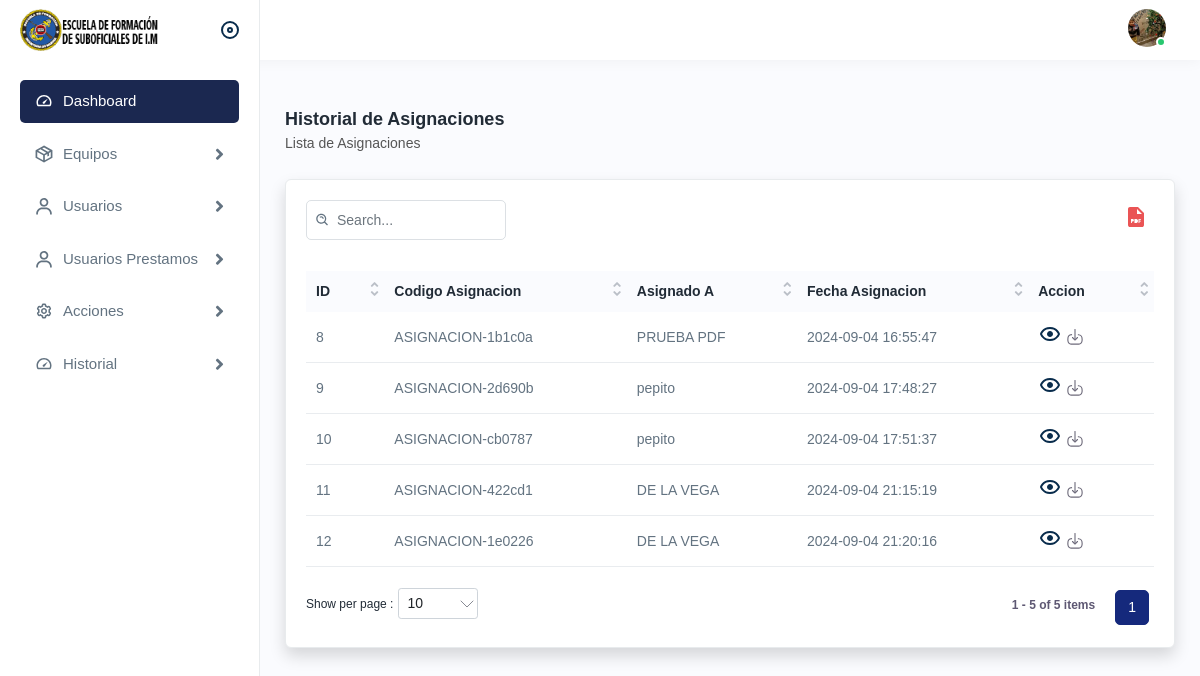
The page /historial_asignaciones.php (signed in) on the database as committed earlier.
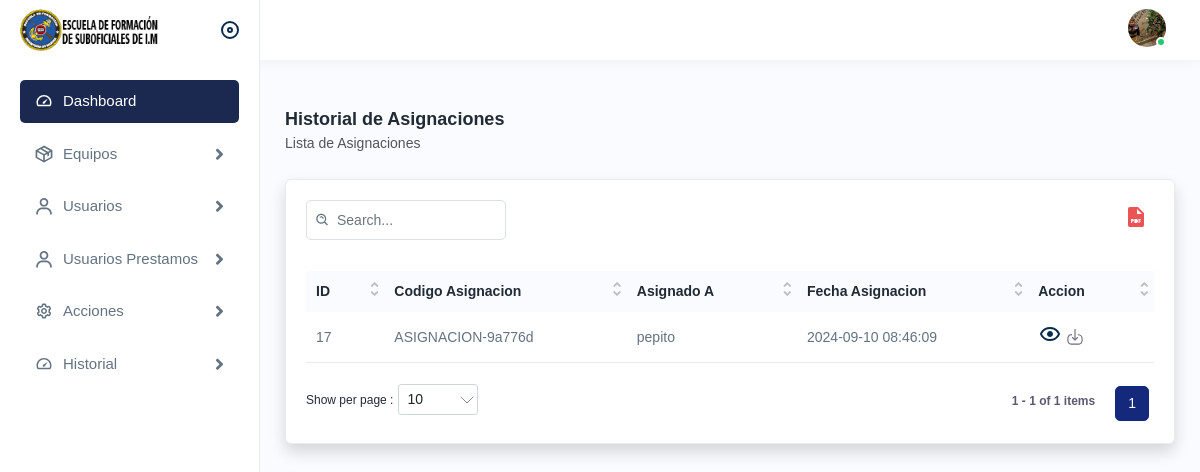
The same page on the database as committed later.
### tables this page shows
CREATE TABLE `asignaciones` (
  `id` int(11) NOT NULL,
  `id_asignacion` varchar(50) NOT NULL,
  `usuario_id` int(11) NOT NULL,
  `Nombre_usuario` varchar(100) NOT NULL,
  `Fecha_asignacion` datetime NOT NULL,
  `Observaciones` varchar(500) NOT NULL,
  `docPdf` blob NOT NULL
);

### historial_asignaciones.php (the view, shortened to what this page needs)
<!DOCTYPE html>
<html lang="en">
<head>
  <link rel="stylesheet" href="assets/css/bootstrap.min.css" />
  <link rel="stylesheet" href="assets/css/animate.css" />
  <link rel="stylesheet" href="assets/plugins/select2/css/select2.min.css" />
  <link rel="stylesheet" href="assets/css/dataTables.bootstrap4.min.css" />
  <link rel="stylesheet" href="assets/plugins/fontawesome/css/fontawesome.min.css" />
  <link rel="stylesheet" href="assets/plugins/fontawesome/css/all.min.css" />
  <link rel="stylesheet" href="assets/css/style.css" />
</head>
<body>
  <div class="main-wrapper">
    <div class="header">
      <div class="header-left active">
        <a href="index.php" class="logo">
          <img src="assets/img/logos/LOGO ESFIM SUB.png" alt="" width="50px" />
        </a>
        <a id="toggle_btn" href="javascript:void(0);"> </a>
      </div>
      <ul class="nav user-menu">
        <li class="nav-item dropdown has-arrow main-drop">
          <a href="javascript:void(0);" class="dropdown-toggle nav-link userset" data-bs-toggle="dropdown">
            <span class="user-img"><img src="assets/img/profiles/avator1.jpg" alt="" />
              <span class="status online"></span></span>
          </a>
        </li>
      </ul>
    </div>
    <div class="sidebar" id="sidebar">
      <div class="sidebar-inner slimscroll">
        <div id="sidebar-menu" class="sidebar-menu">
          <ul>
            <li class="active">
              <a href="index.php"><img src="assets/img/icons/dashboard.svg" alt="img" /><span>
                  Dashboard</span>
              </a>
            </li>
            <li class="submenu">
              <a href="javascript:void(0);"><img src="assets/img/icons/product.svg" alt="img" /><span>
                  Equipos</span>
                <span class="menu-arrow"></span></a>
            </li>
            <li class="submenu">
              <a href="javascript:void(0);"><img src="assets/img/icons/users1.svg" alt="img" /><span>
                  Usuarios</span>
                <span class="menu-arrow"></span></a>
            </li>
            <li class="submenu">
              <a href="javascript:void(0);"><img src="assets/img/icons/users1.svg" alt="img" /><span>
                  Usuarios Prestamos</span>
                <span class="menu-arrow"></span></a>
            </li>
            <li class="submenu">
              <a href="javascript:void(0);"><img src="assets/img/icons/settings.svg" alt="img" /><span>
                  Acciones</span>
                <span class="menu-arrow"></span></a>
            </li>
            <li class="submenu">
              <a href="javascript:void(0);"><img src="assets/img/icons/dashboard.svg" alt="img" /><span>
                  Historial</span>
                <span class="menu-arrow"></span></a>
            </li>
          </ul>
        </div>
      </div>
    </div>
  </div>
  <div class="page-wrapper">
    <div class="content">
      <div class="page-header">
        <div class="page-title">
          <h4>Historial de Asignaciones</h4>
          <h6>Lista de Asignaciones</h6>
        </div>
      </div>
      <div class="card shadow">
        <div class="card-body">
          <div class="table-top">
            <div class="search-set">
              <div class="search-input">
                <a class="btn btn-searchset"><img src="assets/img/icons/search-white.svg" alt="img" /></a>
              </div>
            </div>
            <div class="wordset">
              <ul>
                <li>
                  <a data-bs-toggle="tooltip" data-bs-placement="top" title="pdf"><img src="assets/img/icons/pdf.svg" alt="img" /></a>
                </li>
              </ul>
            </div>
          </div>
          <div class="table-responsive">
            <table class="table datanew">
              <thead>
                <tr>
                  <th>ID</th>
                  <th>Codigo Asignacion</th>
                  <th>Asignado A</th>
                  <th>Fecha Asignacion</th>
                  <th>Accion</th>
                </tr>
              </thead>
              <tbody>
                <tr>
                  <?php
                  include "./conexion.php";
                  $sql = $mysqli->query("SELECT * FROM asignaciones");
                  while ($datos = $sql->fetch_object()) { ?>
                    <td><?php echo $datos->id ?></td>
                    <td><?php echo $datos->id_asignacion ?></td>
                    <td><?php echo $datos->Nombre_usuario ?></td>
                    <td><?php echo $datos->Fecha_asignacion ?></td>
                    <td>
                    <a href="ver_detalles_asignaciones.php?id=<?php echo $datos->id; ?>">
                        <img src="assets/img/icons/eye.svg" alt="img" />
                      </a>
                      <a href="uploads/<?php echo $datos->docPdf ?>" download>
                        <img src="assets/img/icons/download.svg" alt="img" />
                      </a>
                    </td>
                </tr>
              <?php }
              ?>
              </tbody>
            </table>
          </div>
        </div>
      </div>
    </div>
  </div>
</body>
</html>

Rows that differ between the two databases and show on the page:
removed asignaciones: id "8", id_asignacion "ASIGNACION-1b1c0a", Nombre_usuario "PRUEBA PDF", Fecha_asignacion "2024-09-04 16:55:47"
removed asignaciones: id "9", id_asignacion "ASIGNACION-2d690b", Nombre_usuario "pepito", Fecha_asignacion "2024-09-04 17:48:27"
removed asignaciones: id "10", id_asignacion "ASIGNACION-cb0787", Nombre_usuario "pepito", Fecha_asignacion "2024-09-04 17:51:37"
removed asignaciones: id "11", id_asignacion "ASIGNACION-422cd1", Nombre_usuario "DE LA VEGA", Fecha_asignacion "2024-09-04 21:15:19"
removed asignaciones: id "12", id_asignacion "ASIGNACION-1e0226", Nombre_usuario "DE LA VEGA", Fecha_asignacion "2024-09-04 21:20:16"
added asignaciones: id "17", id_asignacion "ASIGNACION-9a776d", Nombre_usuario "pepito", Fecha_asignacion "2024-09-10 08:46:09"
Other text that changed with them:
text written by a page script: "1 1 - 5 of 5 items" → "1 1 - 1 of 1 items"
